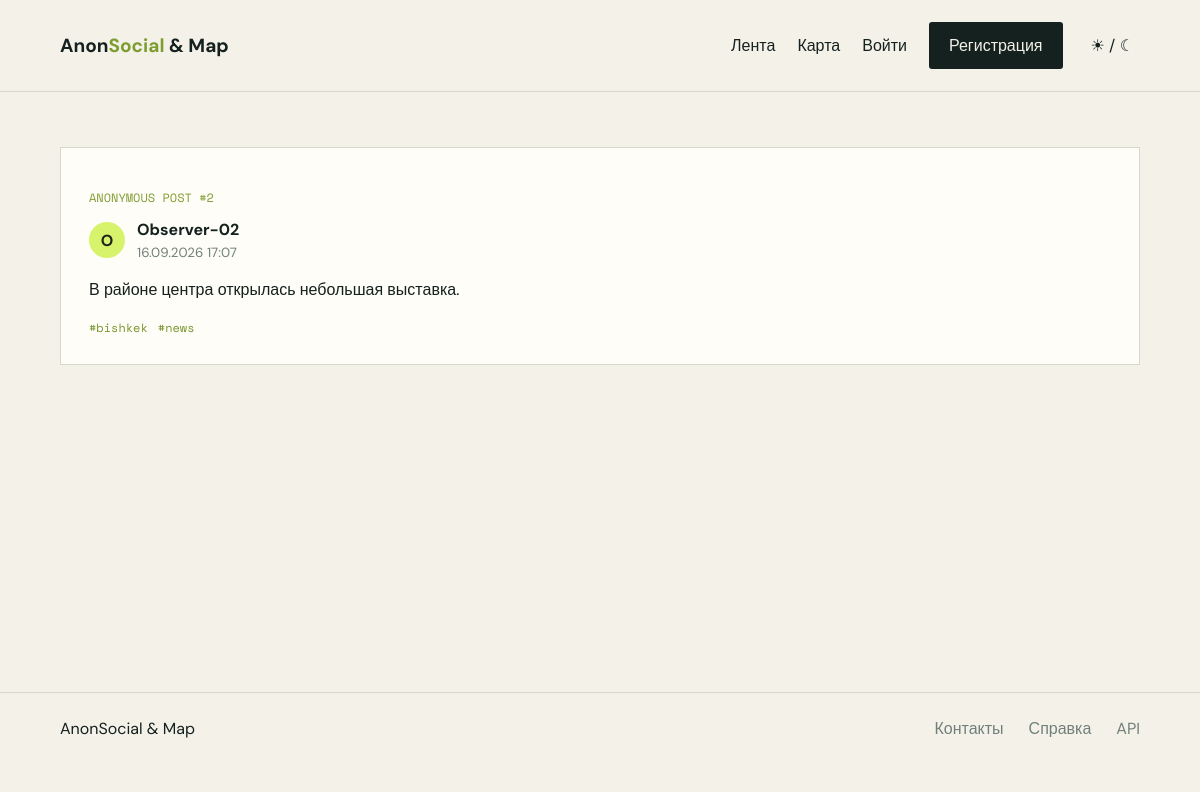
Page /posts/2/ on the committed database.
### core/models.py (models this page shows, shortened)
class AnonymousPost(models.Model):
    author = models.ForeignKey(AnonUser, on_delete=models.CASCADE, related_name='posts')
    content = models.TextField(max_length=5000)
    image = models.ImageField(upload_to='posts/%Y/%m/', blank=True, null=True, validators=[validate_image])
    created_at = models.DateTimeField(auto_now_add=True, db_index=True)
    updated_at = models.DateTimeField(auto_now=True)
    is_hidden = models.BooleanField(default=False)
    tags = models.ManyToManyField(Tag, blank=True, related_name='posts')
    class Meta:
        ordering = ['-created_at']
        indexes = [models.Index(fields=['-created_at', 'is_hidden'])]

class AnonUser(AbstractUser):
    anon_code = models.UUIDField(default=uuid.uuid4, unique=True, editable=False, db_index=True)
    pseudonym = models.CharField(max_length=40, unique=True)
    location_visibility = models.CharField(max_length=20, choices=[('friends', 'Только друзья'), ('selected', 'Выбранные друзья'), ('nobody', 'Никто')], default='friends')
    location_sharing_enabled = models.BooleanField(default=True)
    show_on_map = models.BooleanField(default=False)

class Tag(models.Model):
    name = models.CharField(max_length=40, unique=True)

### core/views.py (the view)
def post_detail(request, pk):
    return render(request, 'core/post_detail.html', {'post': get_object_or_404(AnonymousPost, pk=pk, is_hidden=False)})

### templates/core/post_detail.html (shortened to what this page needs)
{% extends 'base.html' %}{% block content %}<article class="post-card"><p class="kicker">ANONYMOUS POST #{{ post.pk }}</p><div class="post-meta"><span class="avatar">{{ post.author.pseudonym|slice:':1' }}</span><div><b>{{ post.author.pseudonym }}</b><small>{{ post.created_at|date:'d.m.Y H:i' }}</small></div></div><p>{{ post.content }}</p><div class="post-tags">{% for tag in post.tags.all %}<span>#{{ tag.name }}</span>{% endfor %}</div></article>{% endblock %}

### static/css/site.css (style rules this page uses)
:root { --ink:#14211f;--paper:#f4f1e9;--muted:#70807a;--line:#d6d8cc;--accent:#d7f36b;--card:#fffdf7 }
* { box-sizing:border-box }
body { margin:0;background:var(--paper);color:var(--ink);font:16px 'DM Sans',sans-serif }
.kicker { font:12px 'Space Mono';letter-spacing:0;color:#809d34 }
.panel,.form-shell,.post-card { background:var(--card);border:1px solid var(--line);padding:28px }
.tagbar a,.post-tags span { color:#76952d }
.post-meta { display:flex;gap:12px;align-items:center }
.post-meta small { display:block;color:var(--muted);margin-top:4px }
.avatar { display:grid;place-items:center;width:36px;height:36px;border-radius:50%;background:var(--accent);color:#1a251b;font-weight:bold }
.post-card>p { line-height:1.6 }
.post-tags { display:flex;gap:10px;font:12px 'Space Mono' }

### rows in the picture
AnonymousPost: pk "2", author.pseudonym "O", author.pseudonym "Observer-02", created_at "16.09.2026 17:07", content "В районе центра открылась небольшая выставка."
Tag: name "bishkek"
Tag: name "news"
